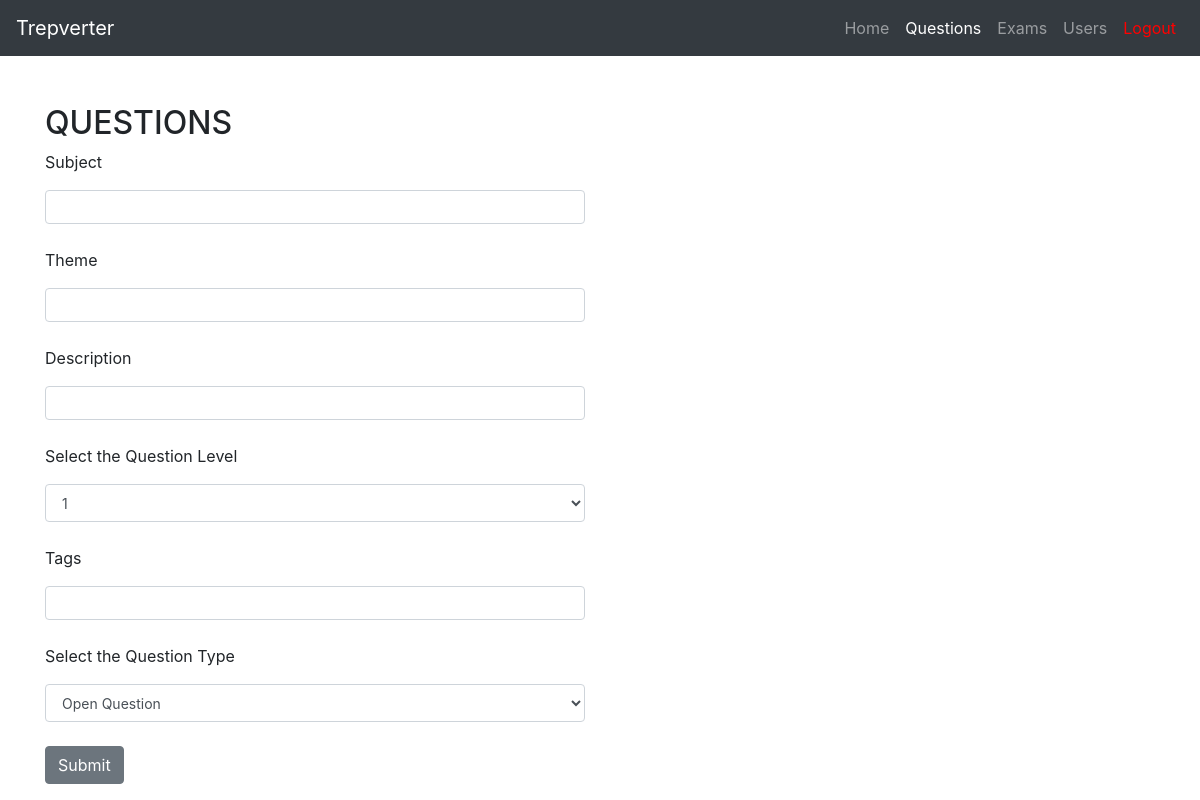
The page /questions/9 (signed in) on the database as committed earlier.
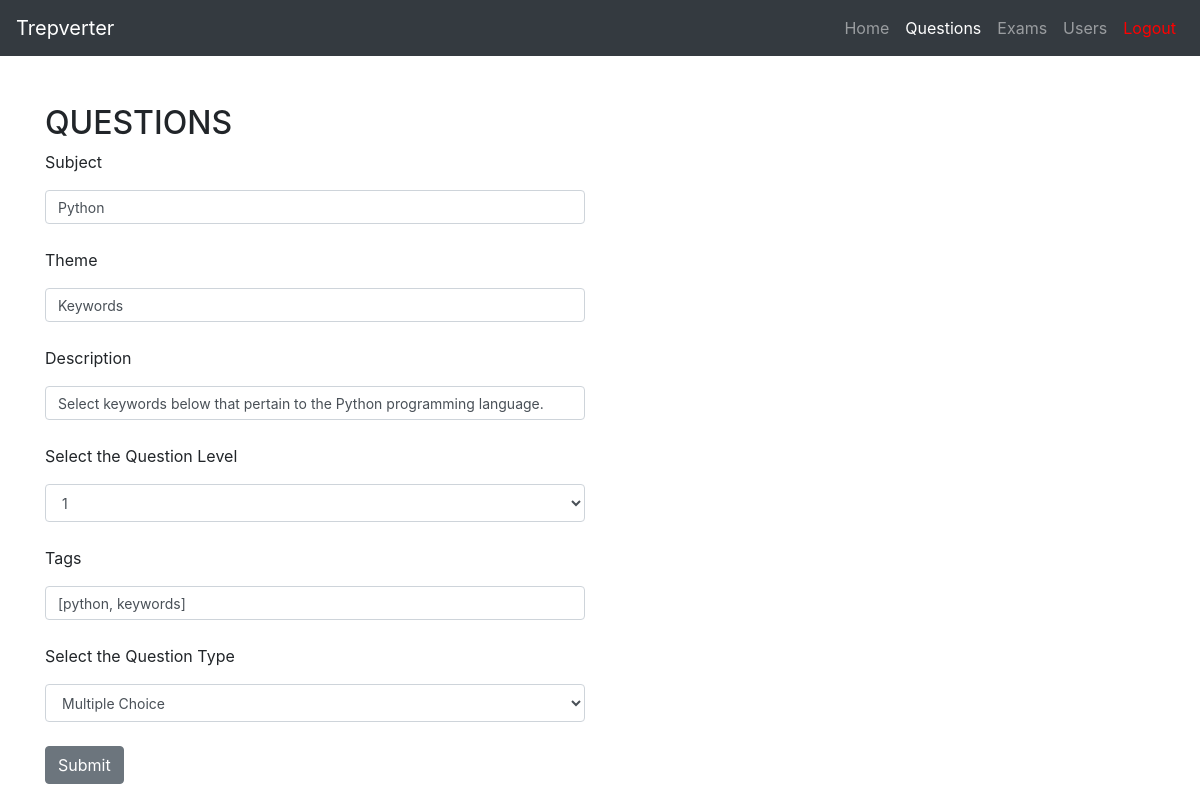
The same page on the database as committed later.
### tables this page shows
CREATE TABLE questions (
	id INTEGER NOT NULL, 
	subject VARCHAR(64) NOT NULL, 
	theme VARCHAR(64) NOT NULL, 
	description VARCHAR NOT NULL, 
	level VARCHAR NOT NULL, 
	answer_type VARCHAR(20) NOT NULL, 
	creation_date DATE NOT NULL, 
	user_id INTEGER, 
	PRIMARY KEY (id), 
	FOREIGN KEY(user_id) REFERENCES users (id)
);

### views/main.py (the view)
@main.route('/questions/<int:question_id>', methods=['GET', 'POST'])
@login_required
@admin_teacher_login_required()
def edit_questions(question_id):
    from models.entities import Question
    from forms import QuestionForm
    question = Question.show_one(question_id)
    form = QuestionForm(obj=question)
    if form.validate_on_submit():
        from models.auth import auth_edit_question
        return auth_edit_question(question)
    return render_template('edit_questions.html', form=form, question_id=question_id)

### app.py (called while the page is built)
@login_manager.user_loader
def load_user(user_id):
    from models.entities import User
    return User.query.get(int(user_id))

### login_required.py (called while the page is built)
def admin_teacher_login_required():
    def decorator(view_func):
        from functools import wraps
        @wraps(view_func)
        def wrapper(*args, **kwargs):
            from flask_login import current_user
            if current_user.is_authenticated and str(current_user.role) == 'Admin' or str(current_user.role) == 'Teacher':
                return view_func(*args, **kwargs)
            else:
                return "Unauthorizedd", 401
        return wrapper
    return decorator

### models/entities.py (called while the page is built)
    def __repr__(self):
        return f'{self.name}'

    def show_one(question_id):
        return Question.query.get(int(question_id))

    def __repr__(self):
        return f'{self.tag_name}'

### templates/edit_questions.html (shortened to what this page needs)
{% import "bootstrap/wtf.html" as wtf %}
<!DOCTYPE html>
<html lang="en">
<head>
  <link rel="stylesheet" href="https://maxcdn.bootstrapcdn.com/bootstrap/4.0.0/css/bootstrap.min.css">
</head>
<body>
  <nav class="navbar navbar-expand-lg navbar-dark bg-dark">
    <a class="navbar-brand" href="#">Trepverter</a>
    <div class="collapse navbar-collapse" id="navbarNav">
      <ul class="navbar-nav ml-auto">
        <li class="nav-item">
          <a class="nav-link" href="{{url_for('main.index')}}">Home</a>
        </li>
        <li class="nav-item active">
            <a class="nav-link" href="{{url_for('main.questions')}}">Questions</a>
          </li>
        <li class="nav-item">
          <a class="nav-link" href="{{url_for('main.exams')}}">Exams</a>
        </li>
        <li class="nav-item">
            <a class="nav-link" href="{{url_for('main.users')}}">Users</a>
          </li>
        <li class="nav-item">
          <a class="nav-link" style = "color: red" href="{{url_for('auth.logout')}}">Logout</a>
        </li>
      </ul>
    </div>
  </nav>
  <div class="container mt-5">
    <div class="row">
      <div class="col-md-6">
        <h2>QUESTIONS</h2>
          <form method="POST" action="{{ url_for('main.edit_questions', question_id=question_id) }}">
            <div>
              <label>{{ form.subject.label }}</label>
              {{ form.subject(class_='form-control') }}
            </div>
            <br>
            <div>
              <label>{{ form.theme.label }}</label>
              {{ form.theme(class_='form-control') }}
            </div>
            <br>
            <div>
              <label>{{ form.description.label }}</label>
              {{ form.description(class_='form-control') }}
            </div>
            <br>
            <div>
              <label>{{ form.level.label }}</label>
              {{ form.level(class_='form-control') }}
            </div>
            <br>
            <div>
              <label>{{ form.tags.label }}</label>
              {{ form.tags(class_='form-control') }}
            </div>
            <br>
            <div>
              <label>{{ form.answer_type.label }}</label>
              {{ form.answer_type(class_='form-control') }}
            </div>
            <br>
            <div>
              {{ form.submit(class='btn btn-secondary')}}
            </div>
        </form>

Rows that differ between the two databases and show on the page:
added questions: subject "Python", theme "Keywords", description "Select keywords below that pertain to the Python programming language.", level "1", answer_type "Multiple Choice"
Other text that changed with them:
form field tags: (not shown) → "[python, keywords]"
form field level: "1" → (not shown)
form field answer_type: "Open Question" → (not shown)
